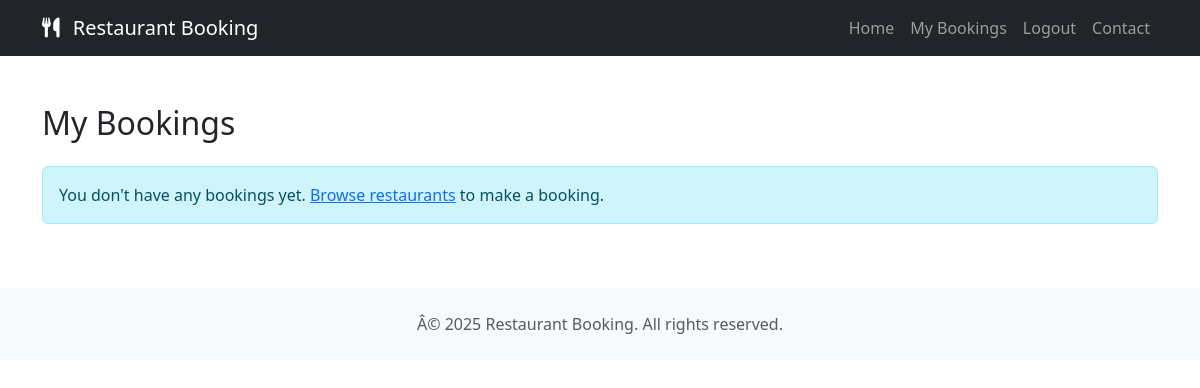
The app's page /bookings/ (signed in), older data.
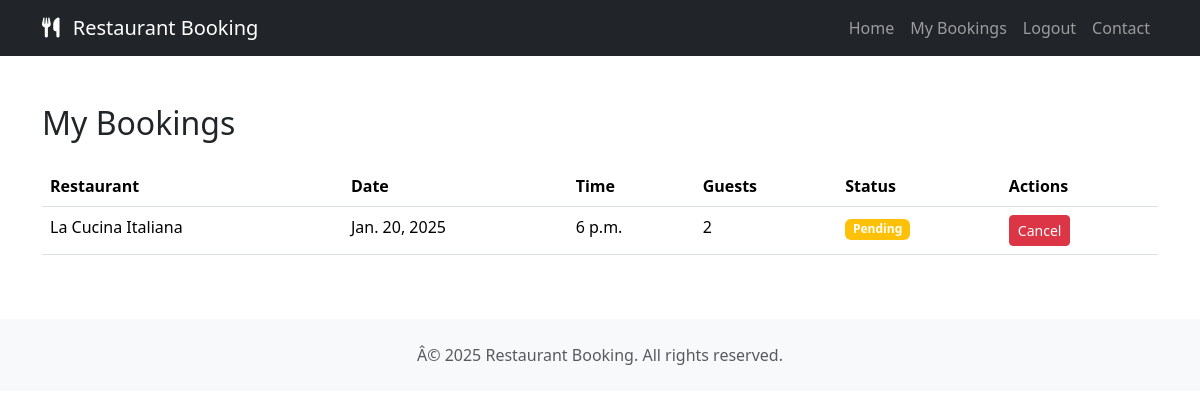
The same page, newer data.
### restaurant/models.py (models this page shows, shortened)
class Booking(models.Model):
    STATUS_CHOICES = [
        ('pending', 'Pending'),
        ('confirmed', 'Confirmed'),
        ('cancelled', 'Cancelled'),
    ]
    user = models.ForeignKey(User, on_delete=models.CASCADE)
    restaurant = models.ForeignKey(Restaurant, on_delete=models.CASCADE)
    table = models.ForeignKey(Table, on_delete=models.CASCADE, null=True, blank=True)  # Optional table assignment
    time_slot = models.ForeignKey(TimeSlot, on_delete=models.CASCADE, null=True, blank=True)  # Optional time slot
    date = models.DateField()
    time = models.TimeField()
    number_of_guests = models.PositiveIntegerField()
    special_requests = models.TextField(blank=True, null=True)
    status = models.CharField(max_length=20, choices=STATUS_CHOICES, default='pending')
    created_at = models.DateTimeField(auto_now_add=True)
    updated_at = models.DateTimeField(auto_now=True)
    class Meta:
        ordering = ['-date', '-time']  # Orders bookings by date and time, most recent first

class Restaurant(models.Model):
    name = models.CharField(max_length=100)
    address = models.CharField(max_length=200)
    description = models.TextField(blank=True)
    opening_time = models.TimeField(default=datetime.strptime('09:00', '%H:%M').time())
    closing_time = models.TimeField(default=datetime.strptime('22:00', '%H:%M').time())
    capacity = models.IntegerField(default=50)
    contact_number = models.CharField(max_length=20)
    email = models.EmailField()

### restaurant/views.py (the view)
# urls.py: path('bookings/', views.my_bookings, name='my_bookings'),
@login_required
def my_bookings(request):
    bookings = Booking.objects.filter(user=request.user).order_by('-date', '-time')
    return render(request, 'restaurant/my_bookings.html', {
        'bookings': bookings
    })

### restaurant/templates/restaurant/my_bookings.html
{% extends "base.html" %}
{% block content %}
<div class="container my-5">
    <div class="row">
        <div class="col-12">
            <h2 class="mb-4">My Bookings</h2>
            {% if bookings %}
                <div class="table-responsive">
                    <table class="table table-hover">
                        <thead>
                            <tr>
                                <th>Restaurant</th>
                                <th>Date</th>
                                <th>Time</th>
                                <th>Guests</th>
                                <th>Status</th>
                                <th>Actions</th>
                            </tr>
                        </thead>
                        <tbody>
                            {% for booking in bookings %}
                            <tr>
                                <td>{{ booking.restaurant.name }}</td>
                                <td>{{ booking.date }}</td>
                                <td>{{ booking.time }}</td>
                                <td>{{ booking.number_of_guests }}</td>
                                <td>
                                    <span class="badge {% if booking.status == 'confirmed' %}bg-success{% elif booking.status == 'pending' %}bg-warning{% else %}bg-danger{% endif %}">
                                        {{ booking.status|title }}
                                    </span>
                                </td>
                                <td>
                                    {% if booking.status != 'cancelled' %}
                                        <a href="{% url 'cancel_booking' booking.id %}" class="btn btn-danger btn-sm" onclick="return confirm('Are you sure you want to cancel this booking?')">
                                            Cancel
                                        </a>
                                    {% endif %}
                                </td>
                            </tr>
                            {% endfor %}
                        </tbody>
                    </table>
                </div>
            {% else %}
                <div class="alert alert-info">
                    You don't have any bookings yet.
                    <a href="{% url 'restaurant_list' %}">Browse restaurants</a> to make a booking.
                </div>
            {% endif %}
        </div>
    </div>
</div>
{% endblock %}

Row changes from the older to the newer data that the page shows:
added Booking: restaurant.name "La Cucina Italiana", date "Jan. 20, 2025", time "6 p.m.", number_of_guests "2", status "Pending", shows "Cancel"
Text that changed along with them:
text no longer shown: "You don't have any bookings yet. Browse restaurants to make a booking."
text now shown: "Restaurant Date Time Guests Status Actions"
